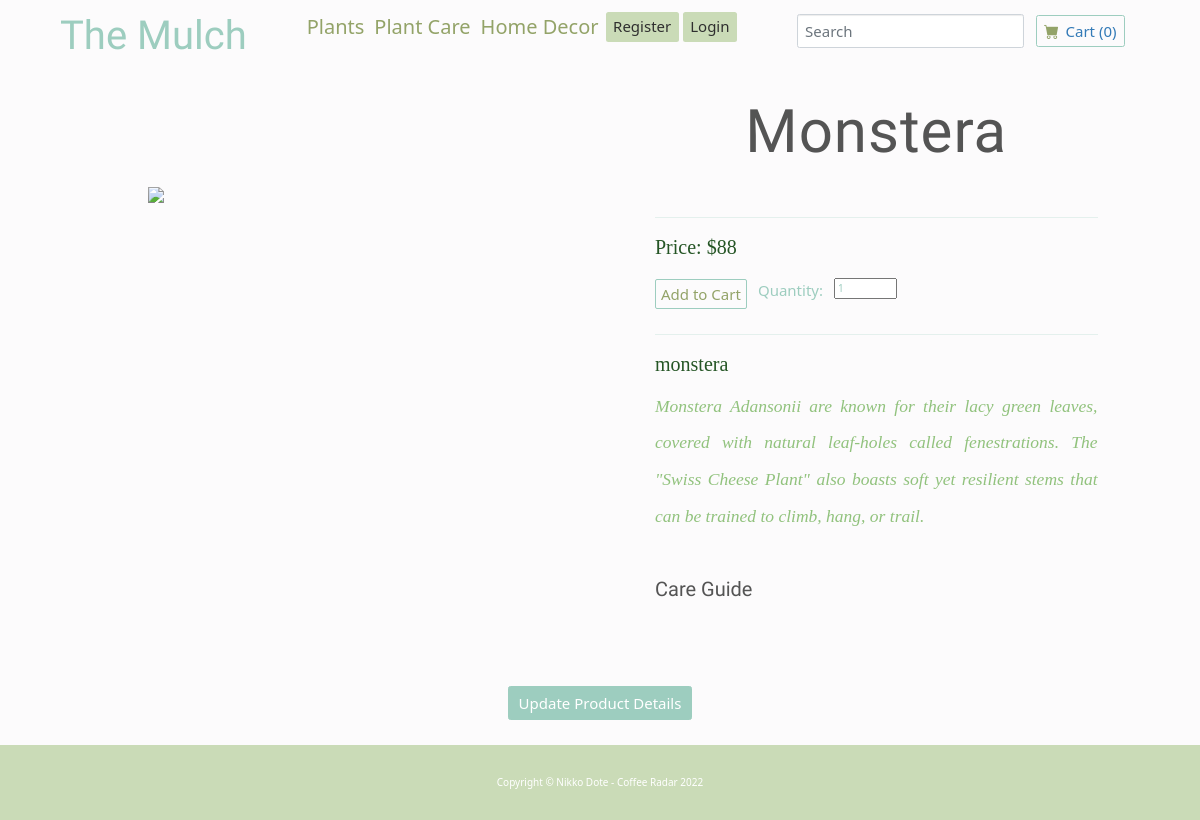
The page /1 on the database its author committed.
### app.py (models this page shows, shortened)
class Plant(db.Model):
    __tablename__ = 'plants'
    id = db.Column(db.Integer, primary_key=True)
    plant_name = db.Column(db.String(250), unique=True, nullable=False)
    price = db.Column(db.Integer, nullable=False)
    img_url = db.Column(db.String(250), nullable=False)
    title = db.Column(db.String(250))
    details = db.Column(db.String(500))
    quantity = db.Column(db.Integer)  # update quantity everytime someone buys or you put something
    care_guide = relationship("CareGuide", backref="guide")

### app.py (the view)
@app.route('/<int:plant_id>', methods=['POST', 'GET'])
def open_plant_page(plant_id):
    plant = Plant.query.get(plant_id)
    care_guide = CareGuide.query.get(plant_id)
    return render_template('product_details.html', plant=plant, current_user=current_user, care_guide=care_guide)

### templates/product_details.html (shortened to what this page needs)
{%extends 'bootstrap/base.html'%}
{%block content%}
{%include 'header.html'%}
<div class="container plant-container">
  <div class="row plant-row">
      <div class="col-lg-6 col-md-12 col-sm-12 plant-col">
        <img src={{plant.img_url}} class = ''>
    </div>
    <div class="col-lg-6 col-md-12 col-sm-12 plant-col-2">
        <div class="title-size">
        <h1 class="title-size plant-details ">{{plant.plant_name}}</h1></div>
        <hr>
        <h2 class="plant-color-americano product-details">Price: ${{plant.price}}</h2>
        <form method="POST", action = {{url_for('add_to_cart')}}>
            <button type = 'submit' class = 'btn btn-sm btn-outline-dark'>Add to Cart</button>
            <label for = "", class = 'btn'>Quantity:</label>
            <input type ="number" class = '' name ='quantity' id="" value = '1', min ='1', max = "{{plant.quantity}}">
        </form>
        <br>
        <hr>
        <h2 class="plant-color-americano product-details">{{plant.title}}</h2>
        <h3 class="plant-color-citrus  plant-description">{{plant.details}}</h3>
        <br>
        <p><h2 class="plant-details plant-color-espresso">Care Guide</h2>
        </p>
    </div>
  </div>
    <div class = 'container'>
    <div class="row">
        <div class = 'col-lg'>
            <form method = 'POST' action = {{url_for('edit_rating', plant_id = plant.id)}}>
<button class="btn btn-dark btn-outline-dark nav-link vertical-center", type="submit" }}>
                            Update Product Details
                        </button>
            </form>
        </div>
    </div>
</div>
</div>
{%include 'footer.html'%}
{%endblock%}

### templates/header.html (shortened to what this page needs)
<!DOCTYPE html>
<html lang="en">
    <head>
        <link href="https://cdn.jsdelivr.net/npm/bootstrap-icons@1.5.0/font/bootstrap-icons.css" rel="stylesheet" />
        <link href= {{url_for('static', filename = "css/styles.css")}} rel="stylesheet" />
    </head>
    <body>
        <nav class="navbar navbar-expand-lg navbar-light">
            <div class="container px-4 px-lg-5">
                <a class="navbar-brand" href={{url_for('home')}}>The Mulch</a>
                <div class="collapse navbar-collapse" id="navbarSupportedContent">
                    <ul class="navbar-nav me-auto mb-2 mb-lg-0 ms-lg-4">
                        <li class="nav-item"><a class="nav-link active" aria-current="page" href={{url_for('home')}}>Plants</a></li>
                        <li class="nav-item"><a class="nav-link" href={{url_for('about')}}>Plant Care</a></li>
                        <li class="nav-item"><a class="nav-link" href={{url_for('about')}}>Home Decor</a></li>
                        <li class="nav-item">
                            {%if current_user.is_authenticated%}
                                 <div class="text-center"><a class="btn-dark btn" href={{url_for('create_new_plant')}}>Add New Plant</a></div>
                            </li>
                         <li class="nav-item">
                    <div class="text-center"><a class="btn-dark btn" href={{url_for('logout')}}>Logout</a></div>
               </li>
                        <li class="nav-item">
                    <div class="text-center"><a class="btn-dark btn" href={{url_for('create_new_care_guide')}}>Add Care Guide</a></div>
               </li>
                         <li class="nav-item">
                    <div class="text-center"><a class="btn-dark btn" href={{url_for('create_checkout_session')}}>Checkout</a></div>
               </li>
                        {%else%}
                                 <li class="nav-item">
                    <div class="text-center"><a class="btn-dark btn" href={{url_for('register')}}>Register</a></div>
                </li>
                          <li class="nav-item">
                    <div class="text-center"><a class="btn-dark btn" href={{url_for('login')}}>Login</a></div>
                </li>
 {%endif%}
                            </ul>
                   <div class="form-outline">
  <input type="search" id="form1" class="form-control" placeholder="Search" aria-label="Search" />
</div>
                    <form class="d-flex">
                        <button class="btn btn-outline-dark " type="submit">
                            <i class="bi-cart-fill me-1"></i>
                            <a href ={{url_for('my_cart')}}>
                            Cart ({{ session['ShoppingCart']|length if session['ShoppingCart'] is not none }})
                                </a>
                        </button>
                    </form>
                </div>
            </div>
        </nav>

### templates/footer.html (shortened to what this page needs)
        <footer class="py-5"  id = 'footer'>
            <div class="container "><p class="m-0 text-center text-white">Copyright &copy; Nikko Dote - Coffee Radar 2022</p></div>
        </footer>
    </body>
</html>

### rows shown on the page
Plant: plant_name "Monstera", price "88", title "monstera", details "Monstera Adansonii are known for their lacy green leaves, covered with natural leaf-holes called fenestrations. The \"Swiss Cheese Plant\" also boasts soft yet resilient stems that can be trained to climb, hang, or trail."

### other values the page prints
{{ session['ShoppingCart']|length if session['ShoppingCart'] is not none }} "0"
